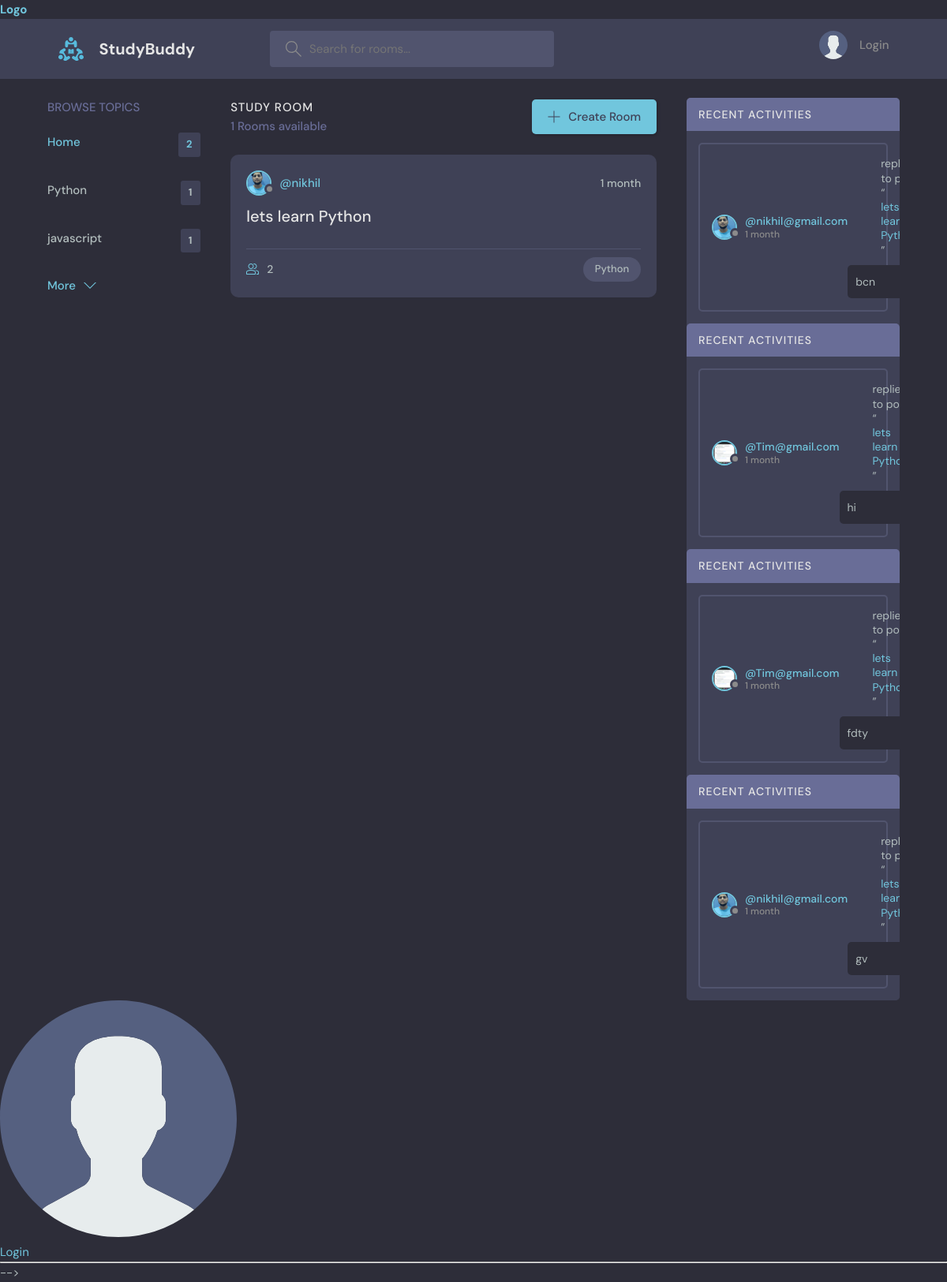
Page /?q=Python on the committed database.
### base/models.py (models this page shows, shortened)
class Topic(models.Model):
    name=models.CharField(max_length=200)

class Room(models.Model):
    host=models.ForeignKey(User,on_delete=models.SET_NULL,null=True)
    topic=models.ForeignKey(Topic,on_delete=models.SET_NULL,null=True)
    name=models.CharField(max_length=200)
    description=models.TextField(null=True,blank=True)
    participant=models.ManyToManyField(User,related_name='participants')
    updated=models.DateTimeField(auto_now=True)
    created=models.DateTimeField(auto_now_add=True)
    class Meta:
        ordering=['-updated','-created']

class User(AbstractUser):
    name =models.CharField(max_length=200,null=True)
    email=models.EmailField(unique=True,null=True)
    bio=models.TextField(null=True)
    avatar=models.ImageField(null=True,default='avatar.svg')
    USERNAME_FIELD='email'
    REQUIRED_FIELDS=[]

class Message(models.Model):
    user=models.ForeignKey(User,on_delete=models.CASCADE)
    room=models.ForeignKey(Room,on_delete=models.CASCADE)
    body=models.TextField()
    updated=models.DateTimeField(auto_now=True)
    created=models.DateTimeField(auto_now_add=True)

### base/views.py (the view)
# urls.py: path('', views.home),
def home(request):
    q=request.GET.get("q") if request.GET.get("q")!=None else ''
    rooms=Room.objects.filter(Q(topic__name__icontains=q)|
                              Q(name__icontains=q)|
                              Q(description__icontains=q))
    topics=Topic.objects.all()[0:3]
    room_message=Message.objects.filter(Q(room__topic__name__icontains=q)|
                              Q(room__name__icontains=q)|
                              Q(room__description__icontains=q))
    room_count=rooms.count()
    context={'text':"homeview",'rooms':rooms,'topics':topics,'room_count':room_count,'room_message':room_message}
    return render(request,'base/home.html',context)

### base/template/base/home.html (shortened to what this page needs)
{%extends 'main.html'%}
{%block content%}
    <main class="layout layout--3">
      <div class="container">
        {%include 'base/topics_components.html'%}
        <div class="roomList">
          <div class="roomList__header">
            <div>
              <h2>Study Room</h2>
              <p>{{room_count}} Rooms available</p>
            </div>
            <a class="btn btn--main" href="/create-room">
              <svg version="1.1" xmlns="http://www.w3.org/2000/svg" width="32" height="32" viewBox="0 0 32 32">
                <title>add</title>
                <path
                  d="M16.943 0.943h-1.885v14.115h-14.115v1.885h14.115v14.115h1.885v-14.115h14.115v-1.885h-14.115v-14.115z"
                ></path>
              </svg>
              Create Room
            </a>
          </div>
          {%include 'base/feed_components.html'%}
        </div>
        {%include 'base/activity_component.html'%}
      </div>
    </main>
 {%endblock%}

### base/template/base/topics_components.html
 <div class="topics">
      <div class="topics__header">
        <h2>Browse Topics</h2>
      </div>
      <ul class="topics__list">
        <li>
          <a href="/" class="active">Home <span>{{topics.count}}</span></a>
        </li>
        {%for topic in topics%}
        <li>
          <a href="/?q={{topic.name}}">{{topic.name}} <span>{{topic.room_set.all.count}}</span></a>
        </li>
        {%endfor%}
      </ul>
      <a class="btn btn--link" href="/topics">
        More
        <svg version="1.1" xmlns="http://www.w3.org/2000/svg" width="32" height="32" viewBox="0 0 32 32">
          <title>chevron-down</title>
          <path d="M16 21l-13-13h-3l16 16 16-16h-3l-13 13z"></path>
        </svg>
      </a>
    </div>

### base/template/base/feed_components.html (shortened to what this page needs)
{%for room in rooms%}
<div class="roomListRoom">
    <div class="roomListRoom__header">
      <a href="/user-profile/{{room.host.id}}" class="roomListRoom__author">
        <div class="avatar avatar--small">
          <img src="{{room.host.avatar.url}}" />
        </div>
        <span>@{{room.host.username}}</span>
      </a>
      <div class="roomListRoom__actions">
        <span>{{room.created|timesince}}</span>
      </div>
    </div>
    <div class="roomListRoom__content">
      <a href="/room/{{room.id}}">{{room.name}}</a>
    </div>
    <div class="roomListRoom__meta">
      <a href="/room/{{room.id}}" class="roomListRoom__joined">
        {{room.participant.all.count}}
      </a>
      <p class="roomListRoom__topic">{{room.topic.name}}</p>
    </div>
  </div>
{%endfor%}

### base/template/base/activity_component.html (shortened to what this page needs)
{%for message in room_message%}
<div class="activities">
    <div class="activities__header">
      <h2>Recent Activities</h2>
    </div>
    <div class="activities__box">
      <div class="activities__boxHeader roomListRoom__header">
        <a href="/user-profile/{{message.user.id}}" class="roomListRoom__author">
          <div class="avatar avatar--small">
            <img src="{{message.user.avatar.url}}" />
          </div>
          <p>
            @{{message.user}}
            <span>{{message.created|timesince}}</span>
          </p>
        </a>
      <div class="activities__boxContent">
        <p>replied to post “<a href="/room/{{message.room.id}}">{{message.room.name}}</a>”</p>
        <div class="activities__boxRoomContent">
         {{message.body}}
        </div>
      </div>
    </div>
  </div>
  {%endfor%}

### rows in the picture
Topic: name "Python", room_set.all.count "1"
Topic: name "javascript", room_set.all.count "1"
Room: host.avatar (picture), host.username "nikhil", created "1 month", name "lets learn Python", participant.all.count "2", topic.name "Python"
Message: user.avatar (picture), user "nikhil@gmail.com", created "1 month", room.name "lets…", body "bcn"
Message: user.avatar (picture), user "Tim@gmail.com", created "1 month", room.name "lets learn…", body "hi"
Message: user.avatar (picture), user "Tim@gmail.com", created "1 month", room.name "lets learn…", body "fdty"
Message: user.avatar (picture), user "nikhil@gmail.com", created "1 month", room.name "lets…", body "gv"

### other values in the picture
{{ topics.count }} "2"
{{ room_count }} "1"
